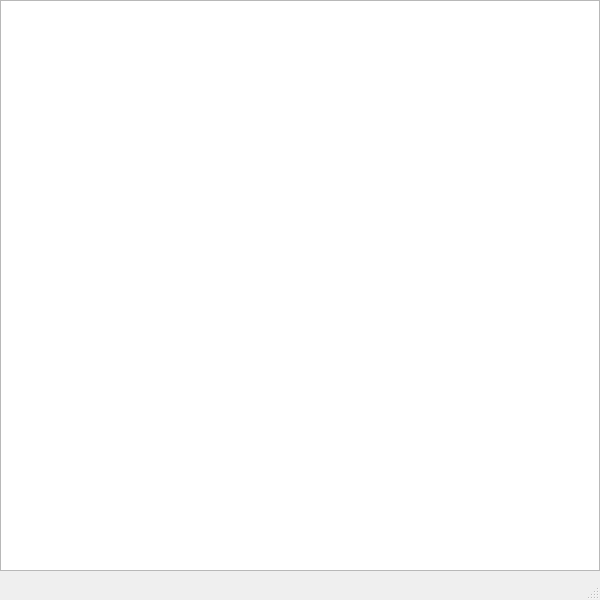
<?xml version="1.0" encoding="UTF-8"?>
<ui version="4.0">
 <class>QueryResult</class>
 <widget class="QMainWindow" name="QueryResult">
  <property name="geometry">
   <rect>
    <x>0</x>
    <y>0</y>
    <width>600</width>
    <height>600</height>
   </rect>
  </property>
  <property name="windowTitle">
   <string>MainWindow</string>
  </property>
  <widget class="QWidget" name="centralwidget">
   <widget class="QTableWidget" name="tableWidget">
    <property name="geometry">
     <rect>
      <x>0</x>
      <y>0</y>
      <width>600</width>
      <height>571</height>
     </rect>
    </property>
   </widget>
  </widget>
  <widget class="QMenuBar" name="menubar">
   <property name="geometry">
    <rect>
     <x>0</x>
     <y>0</y>
     <width>600</width>
     <height>22</height>
    </rect>
   </property>
  </widget>
  <widget class="QStatusBar" name="statusbar"/>
 </widget>
 <resources/>
 <connections/>
</ui>
